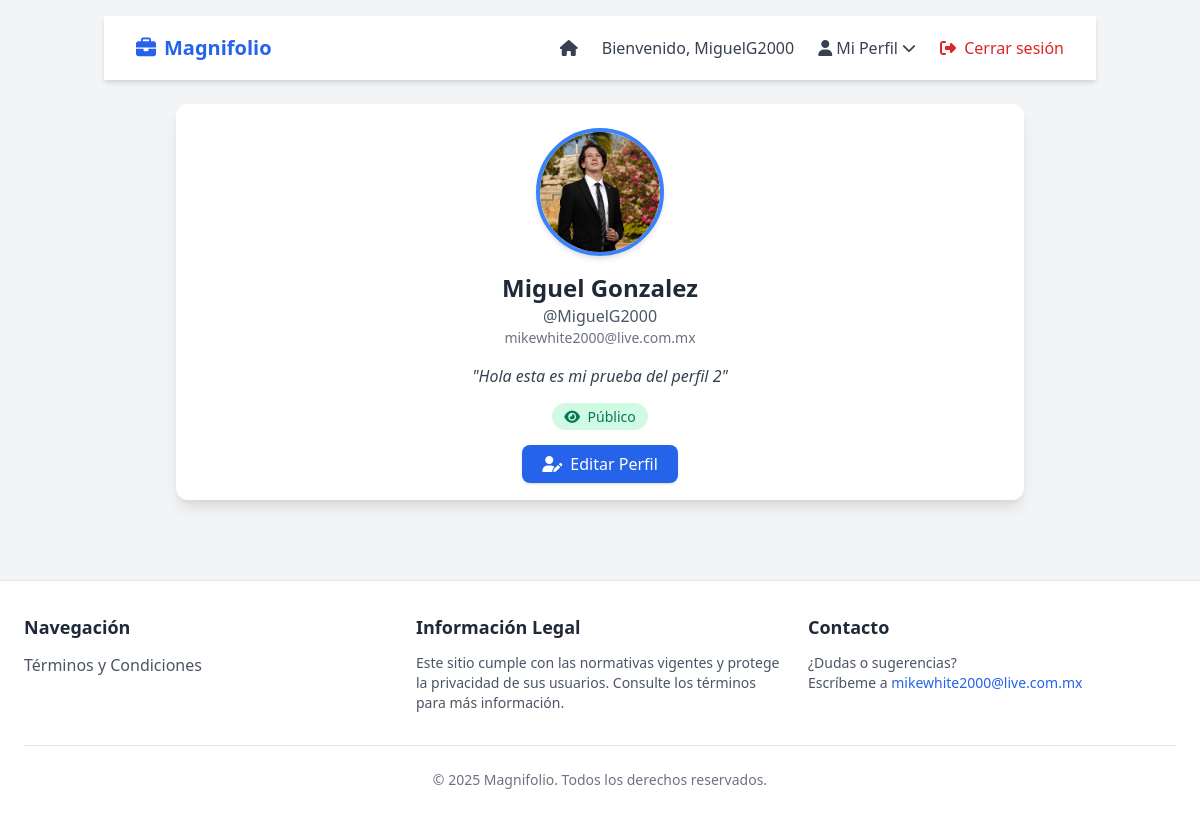
The page /mi_perfil/ (signed in) on the database as committed earlier.
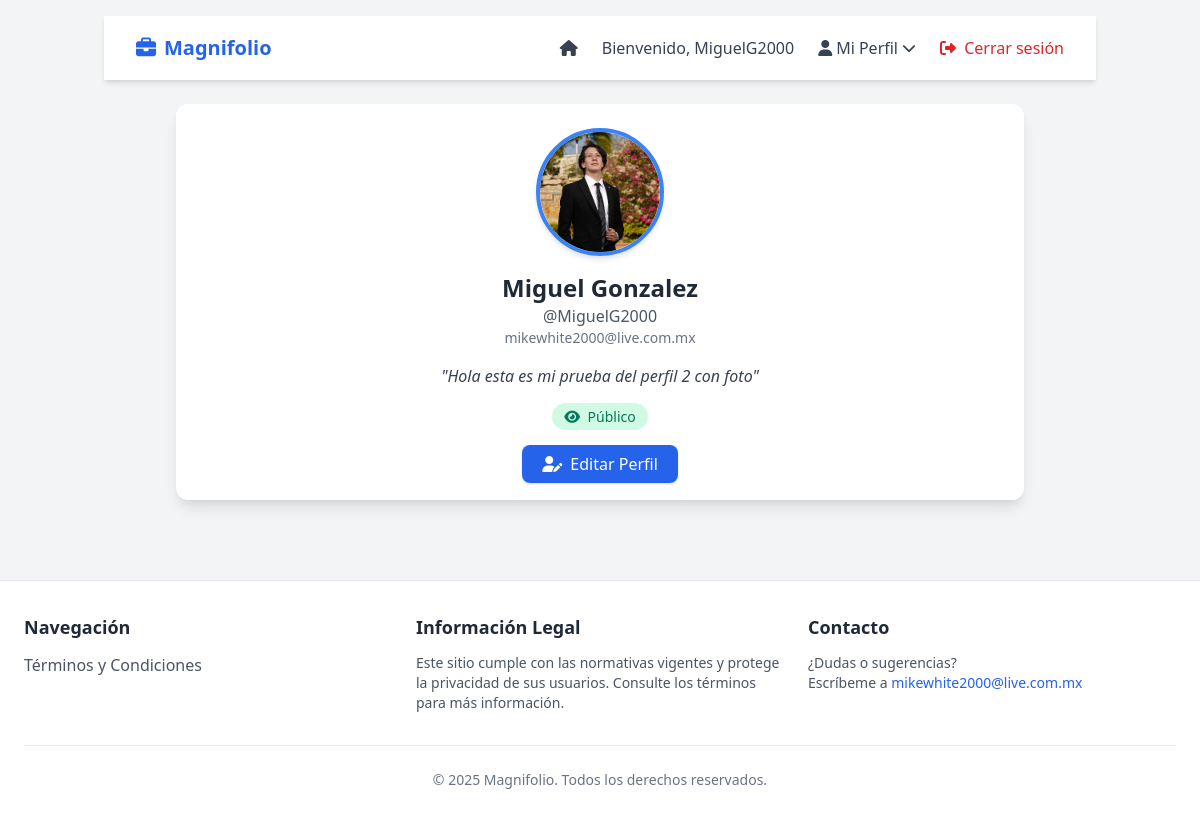
The same page on the database as committed later.
### usuarios/models.py (models this page shows, shortened)
class Usuario(AbstractUser):
    descripcion = models.TextField(max_length=300, null=True, blank=True)
    foto_perfil = models.ImageField(upload_to='fotos/', null=True, blank=True)
    visible = models.BooleanField(default=True)

### usuarios/views.py (the view)
# urls.py: path("mi_perfil/", mi_perfil, name="mi_perfil"),
@login_required
def mi_perfil(request):
    return render(request, 'mi_perfil.html')

### templates/mi_perfil.html
{% extends 'base.html' %}
{% block navbar %}
    {% include 'navbar.html' %}
{% endblock %}
{% block content %}
    <div class="max-w-4xl mx-auto p-6">
        <div class="bg-white rounded-xl shadow-lg p-6 text-center relative">
            <div class="flex justify-center">
                {% if user.foto_perfil %}
                    <img src="{{ user.foto_perfil.url }}" alt="Foto de perfil"
                         class="w-32 h-32 rounded-full object-cover border-4 border-blue-500 shadow-md">
                {% else %}
                    <div class="w-32 h-32 flex items-center justify-center rounded-full bg-gray-200 text-gray-500 text-4xl border-4 border-gray-300 shadow-md">
                        <i class="fa-solid fa-user"></i>
                    </div>
                {% endif %}
            </div>
            <h1 class="text-2xl font-bold text-gray-800 mt-4">{{ user.first_name }} {{ user.last_name }}</h1>
            <p class="text-gray-600">@{{ user.username }}</p>
            <p class="text-sm text-gray-500">{{ user.email }}</p>
            {% if user.descripcion %}
                <p class="mt-4 text-gray-700 italic">"{{ user.descripcion }}"</p>
            {% else %}
                <p class="mt-4 text-gray-400 italic">Sin descripción</p>
            {% endif %}
            <div class="mt-4">
                {% if user.visible %}
                    <span class="px-3 py-1 text-sm rounded-full bg-green-100 text-green-700">
                        <i class="fa-solid fa-eye mr-1"></i> Público
                    </span>
                {% else %}
                    <span class="px-3 py-1 text-sm rounded-full bg-red-100 text-red-700">
                        <i class="fa-solid fa-eye-slash mr-1"></i> Privado
                    </span>
                {% endif %}
            </div>
            <div class="mt-6">
                <a href="{% url 'editar_perfil' %}"
                   class="px-5 py-2 bg-blue-600 text-white rounded-lg shadow hover:bg-blue-700 transition">
                    <i class="fa-solid fa-user-pen mr-1"></i> Editar Perfil
                </a>
            </div>
        </div>
    </div>
{% endblock %}

### templates/navbar.html (shortened to what this page needs)
{% load static %}
<!DOCTYPE html>
<html lang="es">
<head>
    <link href="https://cdn.jsdelivr.net/npm/tailwindcss@2.2.19/dist/tailwind.min.css" rel="stylesheet">
    <link rel="stylesheet" href="https://cdnjs.cloudflare.com/ajax/libs/font-awesome/6.5.1/css/all.min.css">
</head>
<body class="bg-gray-100 text-gray-800">
    <nav class="bg-white shadow-md">
        <div class="max-w-7xl mx-auto px-4 sm:px-6 lg:px-8">
            <div class="flex justify-between h-16">
                <div class="flex items-center">
                    <a href="{% url 'index' %}" class="text-xl font-bold text-blue-600 flex items-center">
                        <i class="fa-solid fa-briefcase mr-2"></i> Magnifolio
                    </a>
                </div>
                <div class="hidden md:flex items-center space-x-6">
                    <a href="{% url 'index' %}" class="text-gray-700 hover:text-blue-600 transition">
                        <i class="fa-solid fa-house"></i>
                    </a>
                    {% if request.user.is_authenticated %}
                        <span class="text-gray-700">
                            Bienvenido, {{ request.user.username }}
                        </span>
                        <div class="relative">
                            <button id="perfil-btn" class="text-gray-700 hover:text-blue-600 transition flex items-center">
                                <i class="fa-solid fa-user mr-1"></i> Mi Perfil
                                <i class="fa-solid fa-chevron-down ml-1 text-sm"></i>
                            </button>
                        </div>
                        <a href="{% url 'logout' %}" class="text-red-600 hover:text-red-700 transition">
                            <i class="fa-solid fa-right-from-bracket mr-1"></i> Cerrar sesión
                        </a>
                    {% endif %}
                </div>
            </div>
        </div>
    </nav>
</body>
</html>

Rows that differ between the two databases and show on the page:
changed Usuario "Miguel": descripcion "Hola esta es mi prueba del perfil 2" → "Hola esta es mi prueba del perfil 2 con foto"
